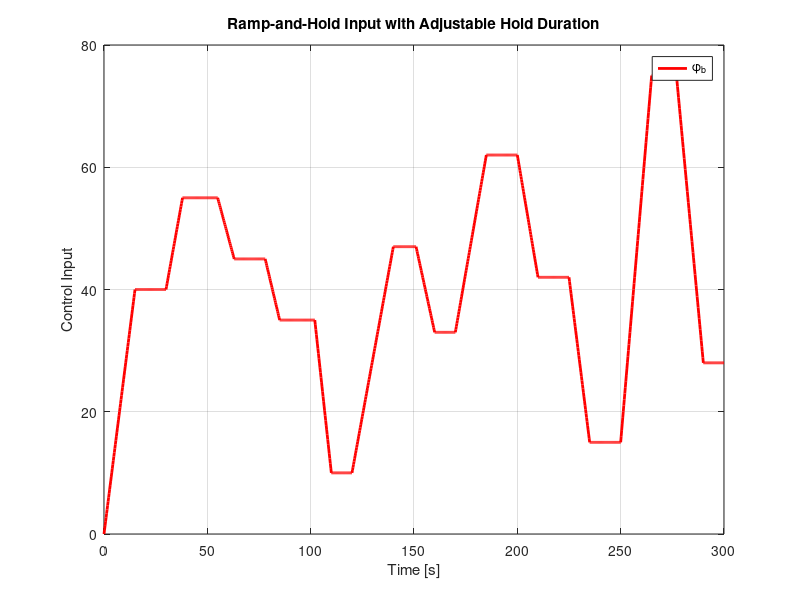
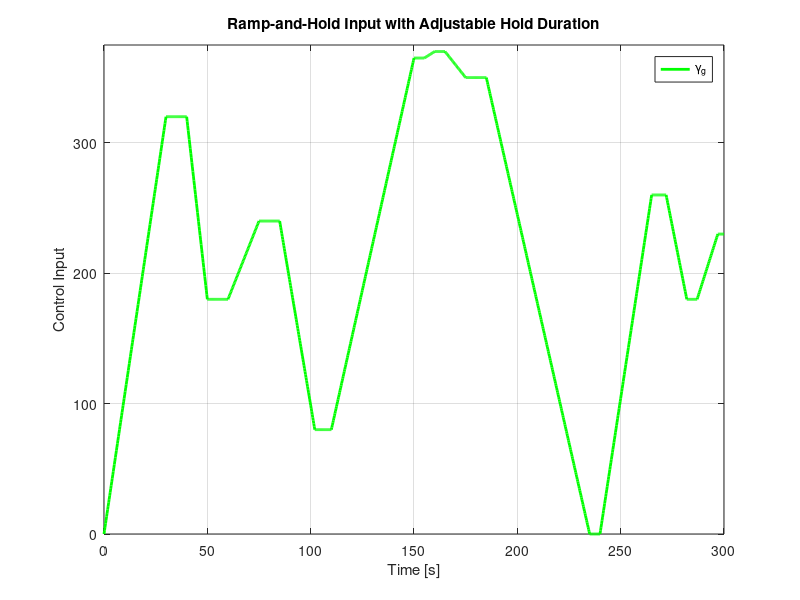

Recreate these plots in MATLAB, in order.
% 清除工作区和命令窗口
clear; clc; close all;

% 定义总时间范围和采样频率
total_time = 300; % 信号总时长
fs = 4;        % 采样频率 (Hz)，用于生成平滑的曲线
t_fine = 0:1/fs:total_time; % 细粒度的时间向量，用于绘制信号

%% 信号 phi_b
% 定义 phi_b 的关键时间点和对应的幅值
t_phi_b_pts =   [0, 15, 30, 38, 55, 63, 78, 85, 102, 110, 120, 140, 151, 160, 170, 185, 200, 210, 225, 235, 250, 265, 277, 290, 300];
val_phi_b_pts = [0, 40, 40, 55, 55, 45, 45, 35,  35,  10,  10,  47,  47,  33,  33,  62,  62,  42,  42,  15,  15,  75,  75,  28,  28];

% 使用 interp1 进行线性插值
% 'linear' 表示在两个数据点之间使用直线连接（即斜坡）
% 'previous' 可以用于生成阶跃保持，但这里我们希望斜坡和保持，所以线性插值更合适。
phi_b = interp1(t_phi_b_pts, val_phi_b_pts, t_fine, 'linear', 'extrap'); % 'extrap' 用于处理 t_fine 超出 t_u2_pts 范围的情况

% 确保信号不会在超出定义范围后继续斜坡或插值，通常在末端应保持最后一个值
% 或者，如果最后一点是保持，那么 interp1('linear') 就能正确处理。
% 这里我们确保最后一点是保持的
if t_fine(end) > t_phi_b_pts(end)
    phi_b(t_fine > t_phi_b_pts(end)) = val_phi_b_pts(end);
end

%% 信号 gamma_g
% 定义 gamma_g 的关键时间点和对应的幅值
t_gamma_g_pts =   [0,  30,  40,  50,  60,  75,  85, 102, 110, 150, 155, 160, 165, 175, 185, 235, 240, 265, 272, 282, 287, 297, 300];
val_gamma_g_pts = [0, 320, 320, 180, 180, 240, 240,  80,  80, 365, 365, 370, 370, 350, 350,   0,   0, 260, 260, 180, 180, 230, 230]; % 最后一个点与58s相同以确保保持

% 使用 interp1 进行线性插值
gamma_g = interp1(t_gamma_g_pts, val_gamma_g_pts, t_fine, 'linear', 'extrap');

% 同样，确保信号在超出定义范围后保持最后一个值
if t_fine(end) > t_gamma_g_pts(end)
    gamma_g(t_fine > t_gamma_g_pts(end)) = val_gamma_g_pts(end);
end


%% 绘图
figure(1);
plot(t_fine, phi_b, 'r-', 'LineWidth', 2, 'DisplayName', '\phi_b');
title('Ramp-and-Hold Input with Adjustable Hold Duration');
xlabel('Time [s]');
ylabel('Control Input');
grid on;
legend('show');

figure(2);
plot(t_fine, gamma_g, 'g-', 'LineWidth', 2, 'DisplayName', '\gamma_g');
title('Ramp-and-Hold Input with Adjustable Hold Duration');
xlabel('Time [s]');
ylabel('Control Input');
grid on;
legend('show');
ylim([0, 375]); % 根据图示调整Y轴范围，使其包含所有信号
xlim([0, total_time]); % 确保X轴范围正确
set(gca, 'Color', [0.94 0.94 0.94]); % 尝试匹配背景颜色

phi_b_deg_trajectory = phi_b(2:end);
gamma_g_deg_trajectory = gamma_g(2:end);
save('trajectory.mat', 'phi_b_deg_trajectory', 'gamma_g_deg_trajectory');